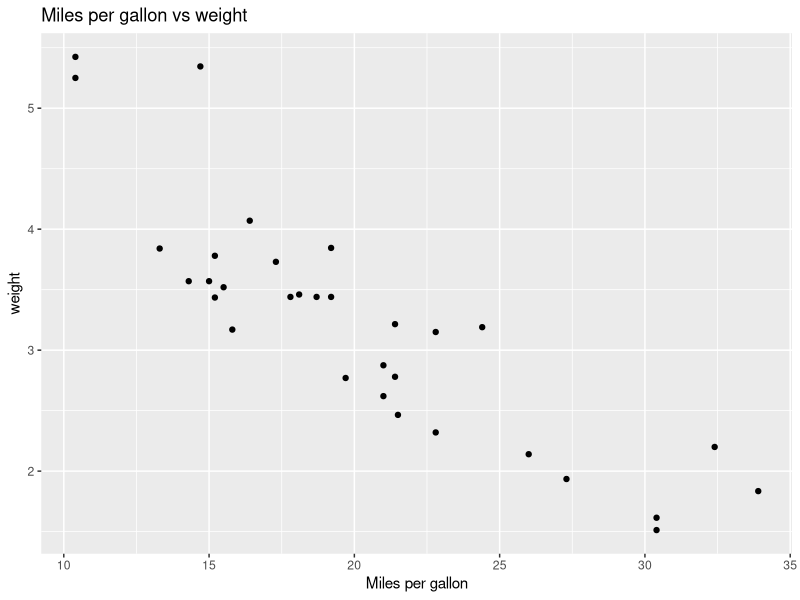

Write R code to recreate this figure.
library(datasets)
data(iris)
View(iris)
unique(iris$Species)
install.packages("tidyverse")
library(tidyverse)

data(mtcars)
head(mtcars)
ggplot(mtcars, aes(x=mpg, y=wt)) + geom_point() +
  ggtitle("Miles per gallon vs weight") + labs(y="weight", x="Miles per gallon")
